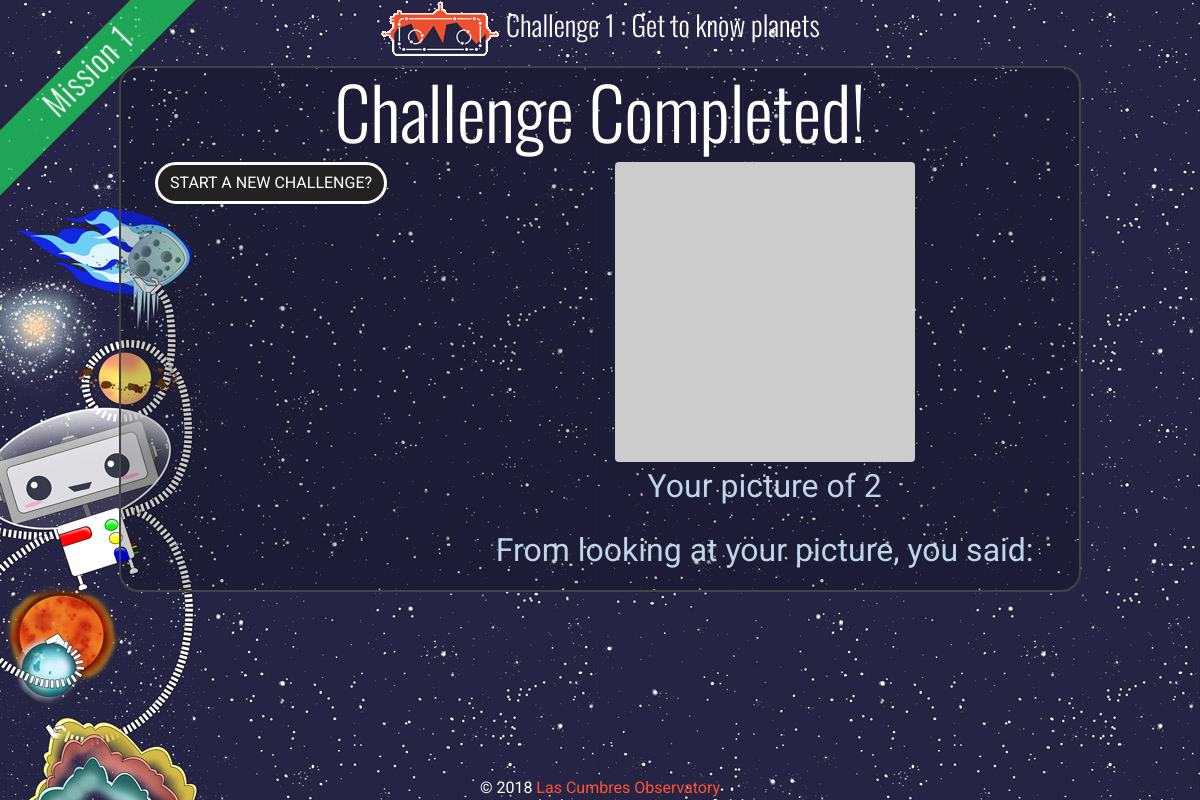
Before: /challenge/1/summary/ (signed in) with the older database file.
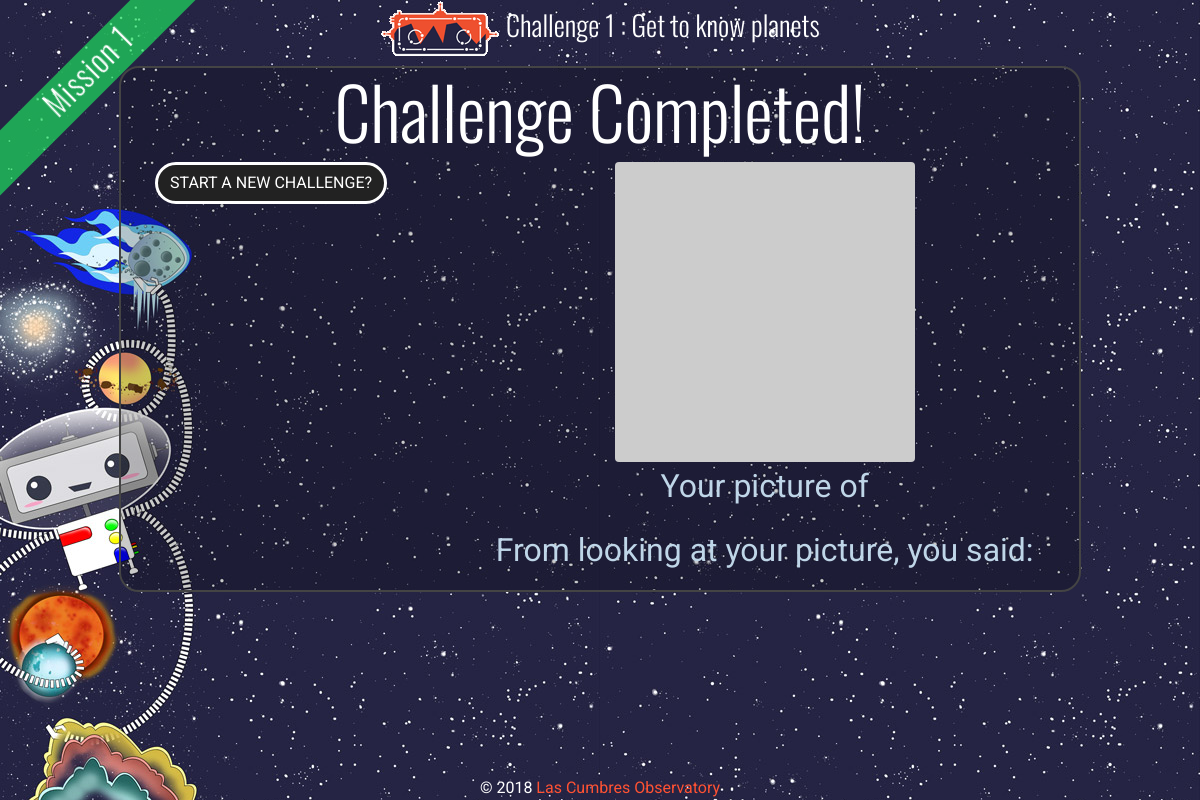
After: the same page with the newer database file.
### status/models.py (models this page shows, shortened)
class Progress(models.Model):
    user = models.ForeignKey(User)
    challenge = models.ForeignKey(Challenge)
    userrequestid = models.CharField(max_length=20, null=True, blank=True)
    requestids = models.CharField(max_length=20, null=True, blank=True)
    frameids = models.CharField(max_length=20, null=True, blank=True)
    status = FSMField(default='New', choices=settings.PROGRESS_OPTIONS)
    last_update = models.DateTimeField(default=datetime.utcnow)
    target = models.CharField(max_length=100)
    class Meta:
        unique_together = (("user","challenge"),)
    class Meta:
        verbose_name_plural = 'User Progress'

### explorer/views.py (the view)
# urls.py: url(r'^challenge/(?P<pk>[0-9]+)/summary/$', ChallengeSummary.as_view(), {'mode':'summary'}, name="summary"),
class ChallengeSummary(LoginRequiredMixin, DetailView):
    model = Challenge
    template_name = "explorer/challenge-summary.html"
    def get_context_data(self, **kwargs):
        context = super(ChallengeSummary, self).get_context_data(**kwargs)
        progress = Progress.objects.get(challenge=self.get_object(), user=self.request.user)
        stickers = PersonSticker.objects.filter(user=self.request.user, sticker__challenge=self.get_object() )
        answers = UserAnswer.objects.filter(answer__question__challenge=self.get_object(), user=self.request.user)
        context['progress'] = progress
        context['answers'] = answers
        context['stickers'] = stickers
        return context

### explorer/templatetags/explorer_utils.py (called while the page is built)
@register.simple_tag
def progress_url(user):
    try:
        latest = Progress.objects.filter(user=user).latest('last_update')
    except ObjectDoesNotExist:
        url = reverse('mission',kwargs={'pk':1})
        return url
    if latest.status in ['Summary','Failed']:
        if not latest.challenge.is_last:
            challenge = Challenge.objects.get(number=latest.challenge.number+1, mission=latest.challenge.mission)
            url = reverse('challenge',kwargs={'pk':challenge.pk})
        else:
            url = reverse('missions')
    else:
        url = reverse('challenge',kwargs={'pk':latest.challenge.pk})
    return url

### serol/auth_backend.py (called while the page is built)
    def get_user(self, user_id):
        try:
            return User.objects.get(pk=user_id)
        except User.DoesNotExist:
            return None

### explorer/templates/explorer/challenge-summary.html (shortened to what this page needs)
{% extends 'explorer/challenge-base.html' %}
{% load static i18n  explorer_utils %}
{% block wrapper-class%}challenge mission-{{object.mission.number}}-sidebar{%endblock%}
{% block main-body %}
<div class="centre-container">
<h1>{% trans "Challenge Completed!" %}</h1>
  <div class="row">
        <div class="col-lg-4">
          <a href="{% progress_url request.user %}" class="btn btn-4 btn-4a animated tada">{% trans "start a new challenge?" %}</a>
        </div>
        <div class="col-lg-8">
          <img src="http://placehold.it/300x300" alt="{{object.name}}" class="img-fluid rounded" id="img-holder">
          <p>Your picture of {{progress.target}}</p>
          <p>
          {% trans "From looking at your picture, you said:"%}
        </p>
        </div>
  </div>
</div>
{% endblock %}

Changed rows visible on the page:
removed Progress: target "2"
